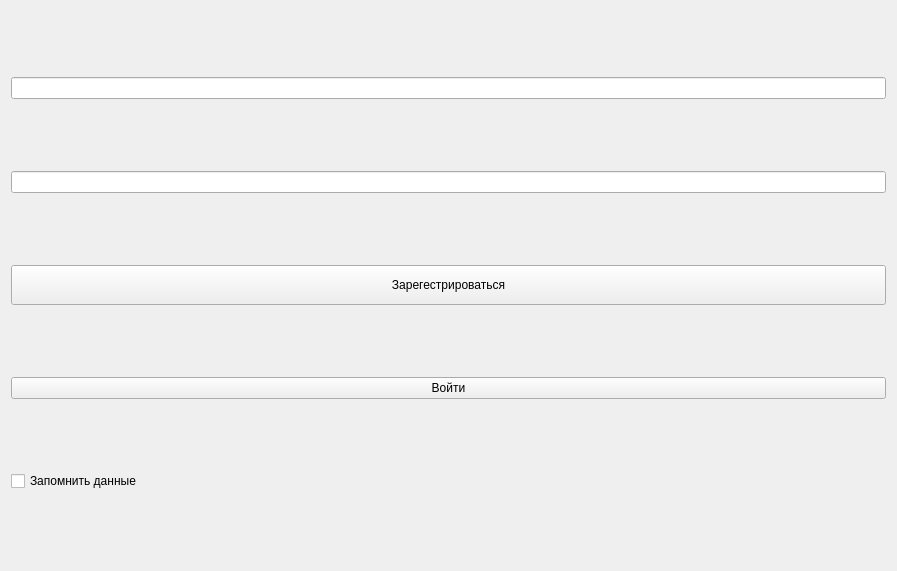
<?xml version="1.0" encoding="UTF-8"?>
<ui version="4.0">
 <class>Widget</class>
 <widget class="QWidget" name="Widget">
  <property name="geometry">
   <rect>
    <x>0</x>
    <y>0</y>
    <width>897</width>
    <height>571</height>
   </rect>
  </property>
  <property name="windowTitle">
   <string>Widget</string>
  </property>
  <layout class="QVBoxLayout" name="verticalLayout_2">
   <item>
    <widget class="QLineEdit" name="txt_login"/>
   </item>
   <item>
    <widget class="QLineEdit" name="txt_password"/>
   </item>
   <item>
    <widget class="QPushButton" name="regist">
     <property name="enabled">
      <bool>true</bool>
     </property>
     <property name="maximumSize">
      <size>
       <width>10000</width>
       <height>40</height>
      </size>
     </property>
     <property name="text">
      <string>Зарегестрироваться</string>
     </property>
    </widget>
   </item>
   <item>
    <widget class="QPushButton" name="check">
     <property name="text">
      <string>Войти</string>
     </property>
    </widget>
   </item>
   <item>
    <widget class="QCheckBox" name="checkBox">
     <property name="text">
      <string>Запомнить данные</string>
     </property>
    </widget>
   </item>
  </layout>
 </widget>
 <resources/>
 <connections/>
</ui>
